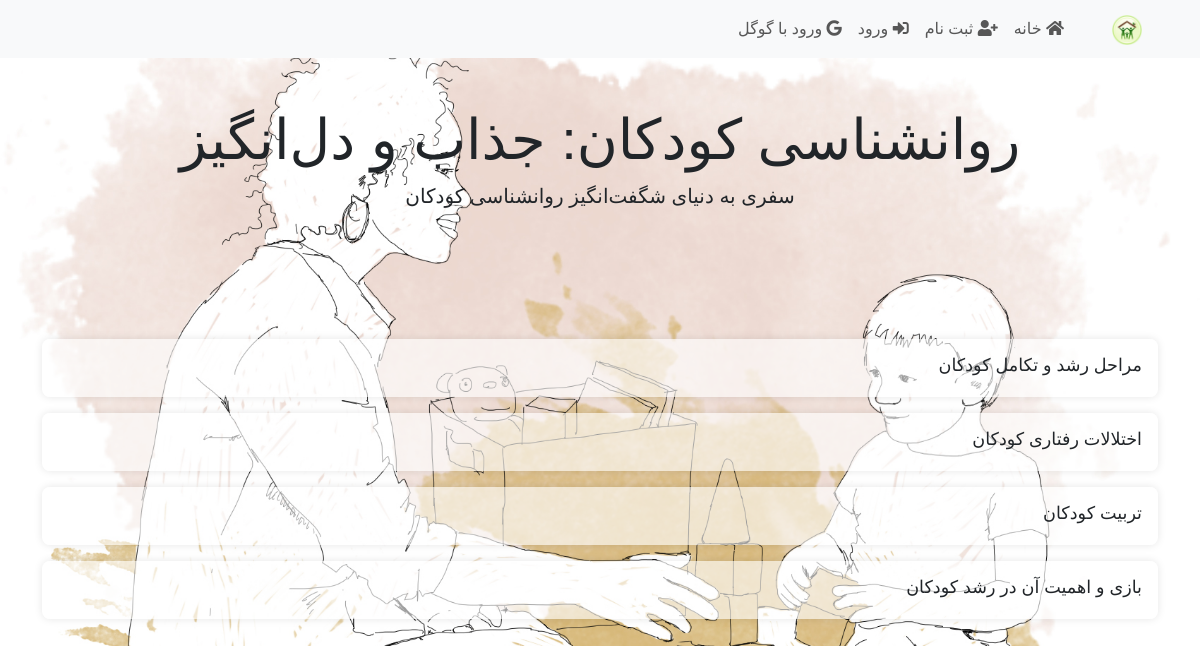
The page / on the database its author committed.
### blog/models.py (models this page shows)
class Post(db.Model):
	id = db.Column(db.Integer, primary_key=True)
	title = db.Column(db.String(120), nullable=False)
	date = db.Column(db.DateTime, nullable=False, default=datetime.now)
	content = db.Column(db.Text, nullable=False)
	user_id = db.Column(db.Integer, db.ForeignKey('user.id'), nullable=False)

### blog/routes.py (the view)
@app.route('/')
def home():
	posts = Post.query.all()
	return render_template('home.html', posts=posts)

### blog/templates/home.html (shortened to what this page needs)
{% extends 'base.html' %}
{% block content %}
    <div class="card-columns">
        {% for post in posts %}
            <div class="card mt-3">
                <a href="{{ url_for('detail', post_id=post.id) }}" class="card-body text-decoration-none text-dark">
                    <h5 class="card-title">{{ post.title }}</h5>
                </a>
            </div>
        {% endfor %}
    </div>
{% endblock content %}

### blog/templates/base.html (shortened to what this page needs)
<!DOCTYPE html>
<html lang="fa">
<head>
    <link href="https://cdn.jsdelivr.net/npm/bootstrap@5.3.2/dist/css/bootstrap.min.css" rel="stylesheet">
    <link rel="stylesheet" href="https://use.fontawesome.com/releases/v5.15.4/css/all.css">
    <link rel="stylesheet" href="{{ url_for('static', filename='styles.css') }}">
</head>
<body>
    <div dir="rtl">
        {% include 'inc/navbar.html' %}
        <div class="jumbotron py-5 text-center">
            <h1 class="display-4">روانشناسی کودکان: جذاب و دل‌انگیز</h1>
            <p class="lead">سفری به دنیای شگفت‌انگیز روانشناسی کودکان</p>
        </div>
        <div class="container">
            {% block content %}{% endblock content %}
        </div>
    </div>
</body>
</html>

### blog/templates/inc/navbar.html (shortened to what this page needs)
<nav class="navbar navbar-expand-lg navbar-light bg-light text-right">
    <link rel="stylesheet" href="{{ url_for('static', filename='styles.css') }}">
      <div class="container">
        <a class="navbar-brand" href="#">
          <img src="/static/images/rk.png" alt="Logo" width="30" height="30">
        </a>
        <div class="collapse navbar-collapse" id="navbarNav">
          <ul class="navbar-nav">
            <li class="nav-item active">
              <a class="nav-link" href="{{ url_for('home') }}">
                <i class="fas fa-home"></i> خانه
              </a>
            </li>
            {% if current_user.is_authenticated %}
              <li class="nav-item">
                <a class="nav-link" href="{{ url_for('logout') }}">
                  <i class="fas fa-sign-out-alt"></i> خروج
                </a>
              </li>
              <li class="nav-item">
                <a class="nav-link" href="{{ url_for('profile') }}">
                  <i class="fas fa-user"></i> پروفایل
                </a>
              </li>
            {% else %}
              <li class="nav-item">
                <a class="nav-link" href="{{ url_for('register') }}">
                  <i class="fas fa-user-plus"></i> ثبت نام
                </a>
              </li>
              <li class="nav-item">
                <a class="nav-link" href="{{ url_for('login') }}">
                  <i class="fas fa-sign-in-alt"></i> ورود
                </a>
              </li>
              <li class="nav-item">
                <a class="nav-link" href="{{ url_for('google_login') }}">
                  <i class="fab fa-google"></i> ورود با گوگل
                </a>
              </li>
            {% endif %}
          </ul>
        </div>
      </div>
    </nav>

### blog/static/styles.css (style rules this page uses)
body { background-image: url('/static/images/lo.jpg'); background-size: cover; background-repeat: no-repeat; margin: 0; font-family: 'B Titr', Tahoma, sans-serif; }
.card-columns { column-count: 1; column-gap: 1rem; }
.card { border: none; border-radius: 8px; overflow: hidden; box-shadow: 0 0 8px rgba(0, 0, 0, 0.1); transition: transform 0.3s, box-shadow 0.3s; background-color: rgba(255, 255, 255, 0.605); }
.card-title { font-size: 1.1rem; margin-bottom: 0.3rem; }

### rows shown on the page
Post: title "مراحل رشد و تکامل کودکان"
Post: title "اختلالات رفتاری کودکان"
Post: title "تربیت کودکان"
Post: title "بازی و اهمیت آن در رشد کودکان"
